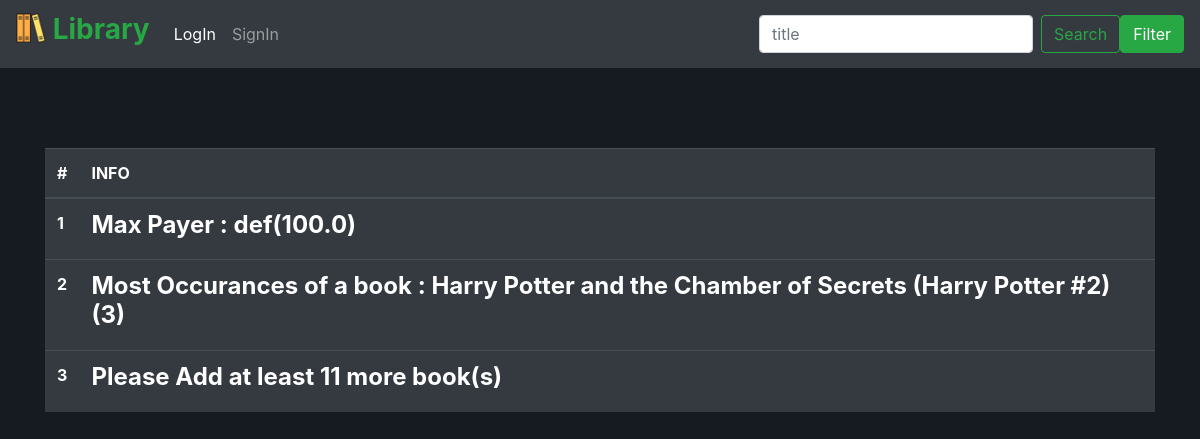
The page / on the database its author committed.
### src/models.py (models this page shows, shortened)
class members(db.Model):
    id = db.Column('member_id' , db.Integer , primary_key=True)
    name = db.Column(db.String(100) , nullable=False)
    email = db.Column(db.String(100) , nullable=False , unique=True)
    count = db.Column(db.Integer , nullable=False)
    total_transactions = db.Column(db.Integer , nullable=False)
    paid = db.Column(db.Float , nullable=False)
    debt = db.Column(db.Float , nullable=False)

class books(db.Model):
    id = db.Column('book_id' , db.Integer , primary_key=True)
    title = db.Column(db.String(100) , nullable=False)
    author = db.Column(db.String(100) , nullable=False)
    isbn = db.Column(db.String(100) , nullable=False)
    publisher = db.Column(db.String(100) , nullable=False)

### src/app.py (the view)
@app.route('/')
def index():
    a = members.query.all()
    b = books.query.all()
    l = []
    for i in a:
        l += [(i.paid , i.name)]
    l = sorted(l , key=lambda i:i[0])
    c = 0
    d = {}
    for i in b:
        c += 1
        if i.title not in d:
            d[i.title] = 1
        else:
            d[i.title] += 1
    q = sorted(d.items() , key=lambda i:i[1])
    if c<15:
        c = 15 - c
    maxall = []
    if len(l)>0:
        maxall += [l[-1]]
    else:
        maxall += [[]]
    if len(q)>0:
        maxall += [q[-1]]
    else:
        maxall += [[]]
    maxall += [c]
    return render_template("index.html" , maxall=maxall)

### src/models.py (called while the page is built)
@event.listens_for(Engine, "connect")
def set_sqlite_pragma(dbapi_connection, connection_record):
    cursor = dbapi_connection.cursor()
    cursor.execute("PRAGMA foreign_keys=ON")
    cursor.close()

### src/templates/index.html
{% extends "base.html" %}
{% block mainbody %}
<div class="container-sm indexbody">
    <table class="table table-hover table-dark">
        <thead>
            <tr>
                <th scope="col">#</th>
                <th scope="col">INFO</th>
            </tr>
        </thead>
        <tbody>
            <tr>
                <th scope="row">1</th>
                <td>
                    {% if not maxall[0]|length==0 %}
                        <h4 style="color: white; font-weight: bold;">Max Payer : {{ maxall[0][1] }}({{ maxall[0][0] }})</h4>
                    {% endif %}
                </td>
            </tr>
            <tr>
                <th scope="row">2</th>
                <td>
                    {% if not maxall[1]|length==0 %}
                        <h4 style="color: white; font-weight: bold;">Most Occurances of a book : {{ maxall[1][0] }}({{ maxall[1][1] }})</h4>
                    {% endif %}
                </td>
            </tr>
            <tr>
                <th scope="row">3</th>
                <td>
                    {% if maxall[2] > 0 %}
                        <h4 style="color: white; font-weight: bold;">Please Add at least {{ maxall[2] }} more book(s)</h4>
                    {% else %}
                        <h4 style="color: white; font-weight: bold;">Requirred number books added<h4>
                    {% endif %}
                </td>
            </tr>
        </tbody>
    </table>
</div>
{% endblock %}

### src/static/css/base.css (style rules this page uses)
body { background-color: #161b22; }
.librarianinfobody , .indexbody { margin-top: 10vh; }

### rows shown on the page
members: name "def", paid "100.0"
books: title "Harry Potter and the Chamber of Secrets (Harry Potter #2)"

### other values the page prints
{{ maxall[1][1] }} "3"
{{ maxall[2] }} "11"
